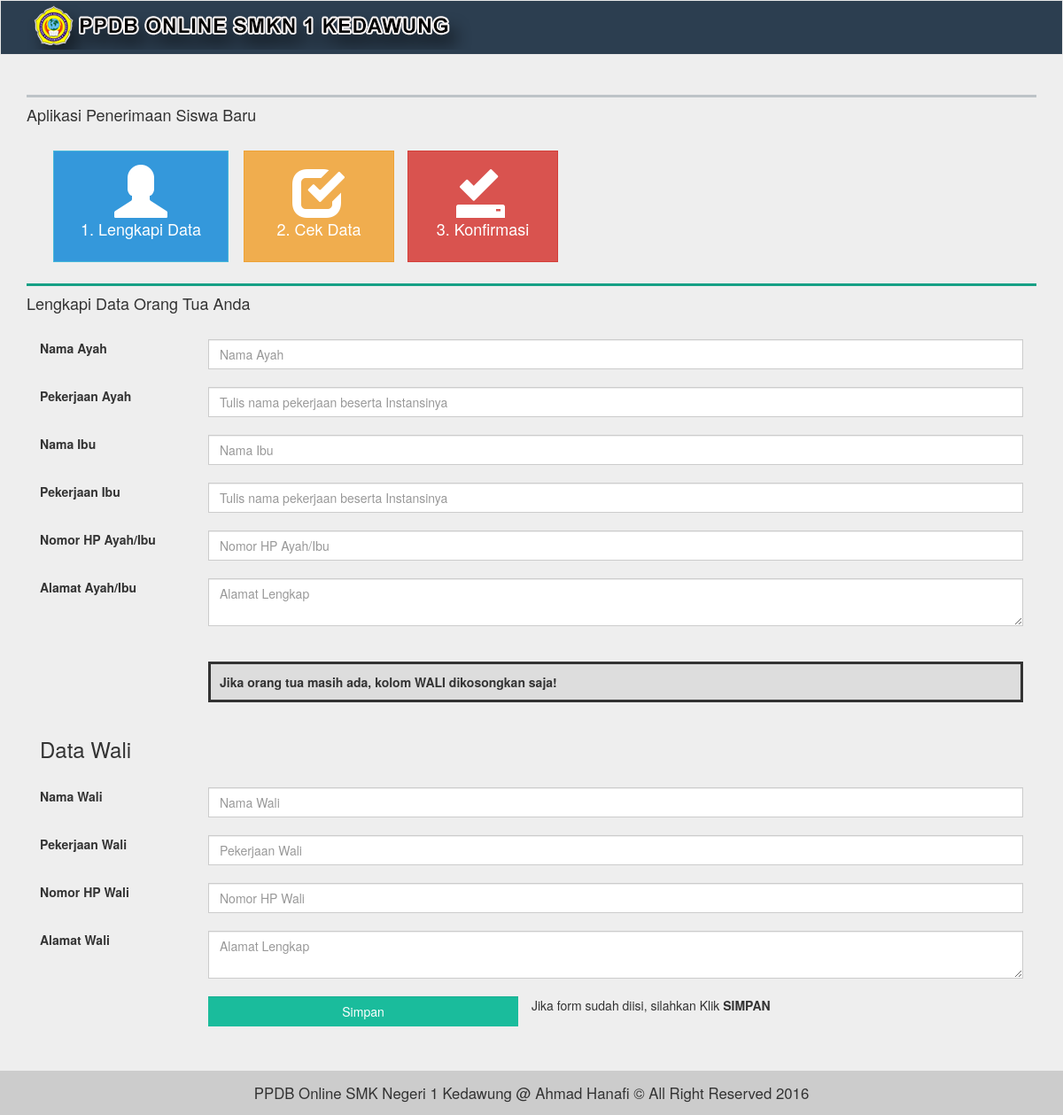
Before: /siswa/data.orang.tua (signed in) with the older database file.
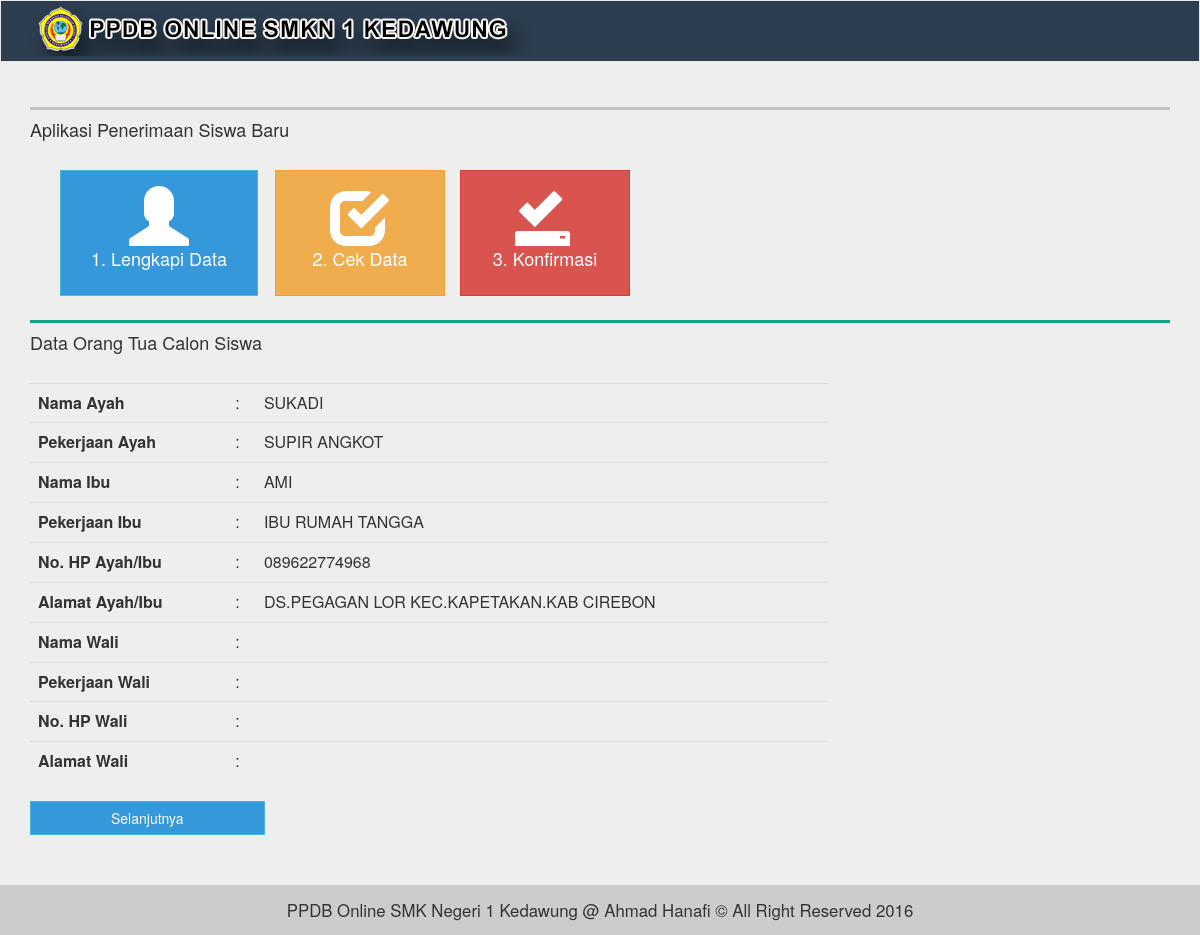
After: the same page with the newer database file.
### tables this page shows
CREATE TABLE IF NOT EXISTS `tb_orangtua` (
`id` int(11) NOT NULL,
  `id_user` int(20) NOT NULL,
  `nama_ayah` varchar(100) NOT NULL,
  `pkrjn_ayah` varchar(100) NOT NULL,
  `nama_ibu` varchar(100) NOT NULL,
  `pkrjn_ibu` varchar(100) NOT NULL,
  `no_hp_ortu` varchar(20) NOT NULL,
  `alamat_ortu` text NOT NULL,
  `nama_wali` varchar(100) NOT NULL,
  `pkrjn_wali` varchar(100) NOT NULL,
  `no_hp_wali` int(20) NOT NULL,
  `alamat_wali` text NOT NULL
);

### siswa/inc/data_orangtua.php (the view, shortened to what this page needs)
<?php
global $link;
$id_user = @$_SESSION['student']['id_user'];
$sql_ot = "SELECT * FROM tb_orangtua WHERE id_user = '$id_user'";
$exec_ot = mysqli_query($link, $sql_ot);
$ot = mysqli_num_rows($exec_ot);
$ortu = mysqli_fetch_array($exec_ot);
if ($ot == 0) {
?>
<div class="formular">
	<form action="" method="post">
		<h4>Lengkapi Data Orang Tua Anda</h4>
		<br>
		<div class="col-md-2">
			<label for="nama_ayah">Nama Ayah</label>
			<br>
		</div>
		<div class="col-md-10">
			<input type="text" name="nama_ayah" class="form-control" placeholder="Nama Ayah">
			<br>
		</div>
		<div class="col-md-2">
			<label for="pkrjn_ayah">Pekerjaan Ayah</label>
			<br>
		</div>
		<div class="col-md-10">
			<input type="text" name="pkrjn_ayah" class="form-control" placeholder="Tulis nama pekerjaan beserta Instansinya">
		<br>
		</div>
		<div class="col-md-2">
			<label for="nama_ibu">Nama Ibu</label>
			<br>
		</div>
		<div class="col-md-10">
			<input type="text" name="nama_ibu" class="form-control" placeholder="Nama Ibu">
			<br>
		</div>
		<div class="col-md-2">
			<label for="pkrjn_ibu">Pekerjaan Ibu</label>
			<br>
		</div>
		<div class="col-md-10">
			<input type="text" name="pkrjn_ibu" class="form-control" placeholder="Tulis nama pekerjaan beserta Instansinya">
			<br>
		</div>
		<div class="col-md-2">
			<label for="no_hp_ortu">Nomor HP Ayah/Ibu</label>
			<br>
		</div>
		<div class="col-md-10">
			<input type="number" name="no_hp_ortu" class="form-control" placeholder="Nomor HP Ayah/Ibu">
			<br>
		</div>
		<div class="col-md-2">
			<label for="alamat_ortu">Alamat Ayah/Ibu</label>
			<br>
		</div>
		<div class="col-md-10">
			<textarea name="alamat_ortu" class="form-control" placeholder="Alamat Lengkap"></textarea>
			<br>
		</div>
		<div class="col-md-2">&nbsp;</div>
		<div class="col-md-10">
			<div class="catatan">
				Jika orang tua masih ada, kolom WALI dikosongkan saja!
			</div>
		</div>
		<div class="col-md-12">
			<h3>Data Wali</h3>
			<br>
		</div>
		<div class="col-md-2">
			<label for="nama_wali">Nama Wali</label>
			<br>
		</div>
		<div class="col-md-10">
			<input type="text" name="nama_wali" class="form-control" placeholder="Nama Wali">
			<br>
		</div>
		<div class="col-md-2">
			<label for="pkrjn_wali">Pekerjaan Wali</label>
			<br>
		</div>
		<div class="col-md-10">
			<input type="text" name="pkrjn_wali" class="form-control" placeholder="Pekerjaan Wali">
			<br>
		</div>
		<div class="col-md-2">
			<label for="no_hp_wali">Nomor HP Wali</label>
			<br>
		</div>
		<div class="col-md-10">
			<input type="number" nsme="no_hp_wali" class="form-control" placeholder="Nomor HP Wali">
			<br>
		</div>
		<div class="col-md-2">
			<label for="alamat_wali">Alamat Wali</label>
			<br>
		</div>
		<div class="col-md-10">
			<textarea name="alamat_wali" class="form-control" placeholder="Alamat Lengkap"></textarea>
			<br>
		</div>
		<div class="col-md-4 col-md-offset-2">
			<input type="submit" name="simpan" value="Simpan" class="btn-primary form-control">
		</div>
		<?php include 'note.php'; ?>
	</form>
</div>
	<?php
} else { ?>
<div class="formular">
	<h4>Data Orang Tua Calon Siswa</h4>
	<br>
	<table class="table" style="width:70% !important;">
			<tr>
				<th>Nama Ayah</th>
				<td>:</td>
				<td><?= $ortu['nama_ayah']; ?></td>
			</tr>
			<tr>
				<th>Pekerjaan Ayah</th>
				<td>:</td>
				<td><?= $ortu['pkrjn_ayah']; ?></td>
			</tr>
			<tr>
				<th>Nama Ibu</th>
				<td>:</td>
				<td><?= $ortu['nama_ibu']; ?></td>
			</tr>
			<tr>
				<th>Pekerjaan Ibu</th>
				<td>:</td>
				<td><?= $ortu['pkrjn_ibu']; ?></td>
			</tr>
			<tr>
				<th>No. HP Ayah/Ibu</th>
				<td>:</td>
				<td><?= $ortu['no_hp_ortu']; ?></td>
			</tr>
			<tr>
				<th>Alamat Ayah/Ibu</th>
				<td>:</td>
				<td><?= $ortu['alamat_ortu']; ?></td>
			</tr>
			<tr>
				<th>Nama Wali</th>
				<td>:</td>
				<td><?= $ortu['nama_wali']; ?></td>
			</tr>
			<tr>
				<th>Pekerjaan Wali</th>
				<td>:</td>
				<td><?= $ortu['pkrjn_wali']; ?></td>
			</tr>
			<tr>
				<th>No. HP Wali</th>
				<td>:</td>
				<td><?php  ?></td>
			</tr>
			<tr>
				<th>Alamat Wali</th>
				<td>:</td>
				<td><?= $ortu['alamat_wali']; ?></td>
			</tr>
	</table>
	<a href="nilai" class="btn btn-info">Selanjutnya</a>
</div>
<?php
}
?>

### siswa/index.php (shortened to what this page needs)
<?php
include_once '../function/main.php';
if (!@$_SESSION['student']['name'] && !@$_SESSION['student']['pil_daftar']) { ?>
	<script>alert('Anda harus Daftar terlebih dahulu!');window.location='../beranda#daftar';</script>
<?php
} else {
	$id_user = @$_SESSION['student']['id_user'];
?>
<!DOCTYPE html>
<html lang="en">
<head>
</head>
<body>
<nav class="navbar navbar-default navbar-main">
	<div class="container">
		<div class="navbar-header">
			<img src="../img/brand-icon.png" class="img img-responsive" alt="">
		</div>
	</div>
</nav>
<div class="container">
	<div class="title">
		<h4>Aplikasi Penerimaan Siswa Baru</h4>
		<br>
	</div>
	<div class="col-lg-12">
		<div class="col-md-2">
			<a href="biodata" id="bio" class="btn btn-lg btn-info btn-menu"><span class="glyphicon glyphicon-user lg"> </span> <p>1. Lengkapi Data</p></a>
		</div>
		<div class="col-md-2" style="margin-left:30px;">
			<a href="konfirmasi" class="btn btn-lg btn-warning btn-menu"><span class="glyphicon glyphicon-check lg"> </span> <p>2. Cek Data</p></a>
		</div>
		<div class="col-md-2">
			<a href="konfirmasi.data.<?= $id_user; ?>" class="btn btn-lg btn-danger btn-menu"><span class="glyphicon glyphicon-saved lg"> </span> <p>3. Konfirmasi</p></a>
		</div>
	</div>
	<?php
		if(@$_GET['menu'] == ""){ ?>
			<div class="formular" style="min-height:280px !important;">
				<img src="../img/ppdbimg.gif" style="background:#fff;" class="img img-responsive" />
				<h3>Selamat datang <?= $_SESSION['student']['name']; ?>, di PSB Online <strong>SMK Negeri 1 Kedawung</strong></h3>
				<p>
					Silahkan lengkapi data-data Anda!
				</p>
			</div>
	<?php
		} else if(@$_GET['menu'] == "biodata"){
			include 'inc/lengkapi_detail.php';
		} else if(@$_GET['menu'] == "data_orang_tua"){
			include 'inc/data_orangtua.php';
		} else if(@$_GET['menu'] == "nilai"){
			include 'inc/nilai_siswa.php';
		} else if(@$_GET['menu'] == "konfirmasi"){
			include 'inc/konfirmasi.php';
		} else if(@$_GET['menu'] == "print"){
			include 'inc/print.php';
		} else if(@$_GET['menu'] == "logout"){
			include 'inc/logout.php';
		} else if(@$_GET['menu'] == "edit_bio"){
			include 'inc/edit_bio.php';
		} else if(@$_GET['menu'] == "edit_ortu"){
			include 'inc/edit_ortu.php';
		} else if(@$_GET['menu'] == "edit_nilai"){
			include 'inc/edit_nilai.php';
		} else if(@$_GET['menu'] == "proses_konf"){
			include 'inc/proses_konf.php';
		} else { ?>
			<script type="text/javascript">alert('Halaman tidak ditemukan');window.location='index.php';</script>
	<?php
		}
	?>
</div>
<footer style="margin-top:50px;">
	PPDB Online SMK Negeri 1 Kedawung @ Ahmad Hanafi &copy; All Right Reserved 2016
</footer>
</body>
</html>
<?php } ?>

### siswa/inc/note.php
Jika form sudah diisi, silahkan Klik <strong>SIMPAN</strong>

### assets/css/main.css (style rules this page uses)
* { margin: 0; padding: 0; text-decoration: none; list-style: none; border-radius: 0px !important; }
body { background: #eee; }
nav { padding: 5px 0px; }
.navbar-main { background: #2C3E50 !important; border-radius: 0px; }
.btn { padding-right: 80px !important; padding-left: 80px !important; }
.btn-info { background: #3498DB !important; }
.btn-menu { padding: 15px 30px !important; min-width: 170px; }
.formular { border-top: 3px solid #16a085; margin-top:150px; }
.title { margin-top: 25px; border-top: 3px solid #BDC3C7 !important; }
.lg { font-size: 60px !important; }
.table { border: none !important; }
footer { text-align: center; font-size: 1.2em; background: #ccc; line-height: 50px; }
.btn-primary { background: #1abc9c !important; border: none; }
.catatan { padding: 10px; border: 3px solid #333; background: #ddd; margin:20px 0px; font-size: 14px; font-weight: bold; }

Changed rows visible on the page:
added tb_orangtua: nama_ayah "SUKADI", pkrjn_ayah "SUPIR ANGKOT", nama_ibu "AMI", pkrjn_ibu "IBU RUMAH TANGGA", no_hp_ortu "089622774968", alamat_ortu "DS.PEGAGAN LOR KEC.KAPETAKAN.KAB CIREBON"
Other visible differences:
form field simpan: "Simpan" → (not shown)
text no longer shown: "Lengkapi Data Orang Tua Anda Nomor HP Ayah/Ibu Jika orang tua masih ada, kolom WALI dikosongkan saja! Data Wali Nomor HP Wali Jika form sudah diisi, silahkan Klik SIMPAN"
text now shown: "Data Orang Tua Calon Siswa : : : : No. HP Ayah/Ibu : : : : No. HP Wali : : Selanjutnya"
